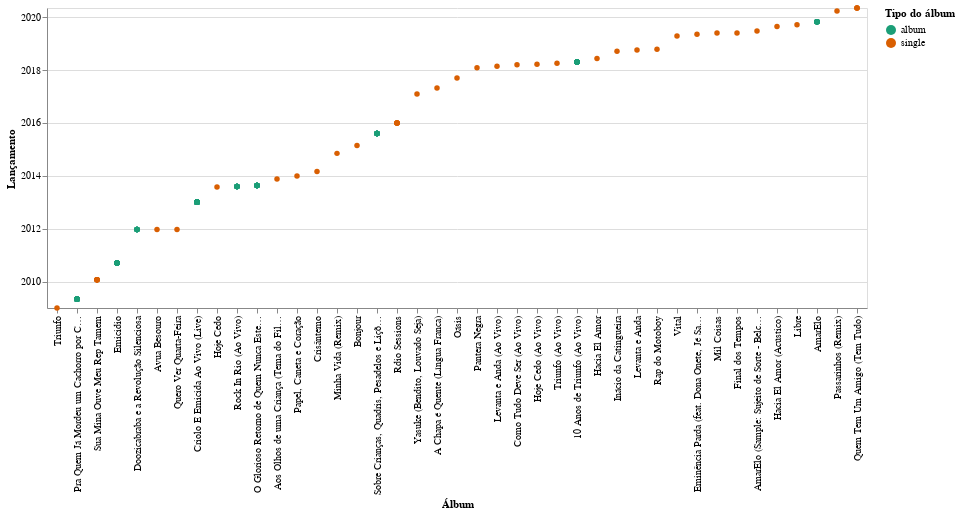

This figure's notebook cell:
### Code cell
# linha do tempo de lançamentos
data_time= pd.DataFrame(data, columns = ['name', 'album','album_type','release_date'])
range_ = ['#EAC306','#040400']
alt.Chart(data_time).mark_circle(opacity = 1).encode(
    y = alt.Y('release_date:T', axis = alt.Axis(title='Lançamento')),
    x = alt.X('album:N', sort='y', axis = alt.Axis(title='Álbum')),
    color = alt.Color('album_type', legend=alt.Legend(title="Tipo do álbum"), scale=alt.Scale(scheme='dark2')),
    tooltip = ['album','album_type','release_date:T']
)

### Figure 1 — Vega-Lite specification as saved in the notebook (floating-point values rounded to 4 significant figures; data arrays with more than 128 entries replaced by an {"elided": "..."} marker saying what was removed)
{"config": {"view": {"continuousWidth": 400, "continuousHeight": 300}}, "data": {"name": "data-ebd47c8794870838ae6e7a894992e01c"}, "mark": {"type": "circle", "opacity": 1}, "encoding": {"color": {"type": "nominal", "field": "album_type", "legend": {"title": "Tipo do álbum"}, "scale": {"scheme": "dark2"}}, "tooltip": [{"type": "nominal", "field": "album"}, {"type": "nominal", "field": "album_type"}, {"type": "temporal", "field": "release_date"}], "x": {"type": "nominal", "axis": {"title": "Álbum"}, "field": "album", "sort": "y"}, "y": {"type": "temporal", "axis": {"title": "Lançamento"}, "field": "release_date"}}, "$schema": "https://vega.github.io/schema/vega-lite/v4.8.1.json", "datasets": {"data-ebd47c8794870838ae6e7a894992e01c": {"elided": "210 records"}}}
